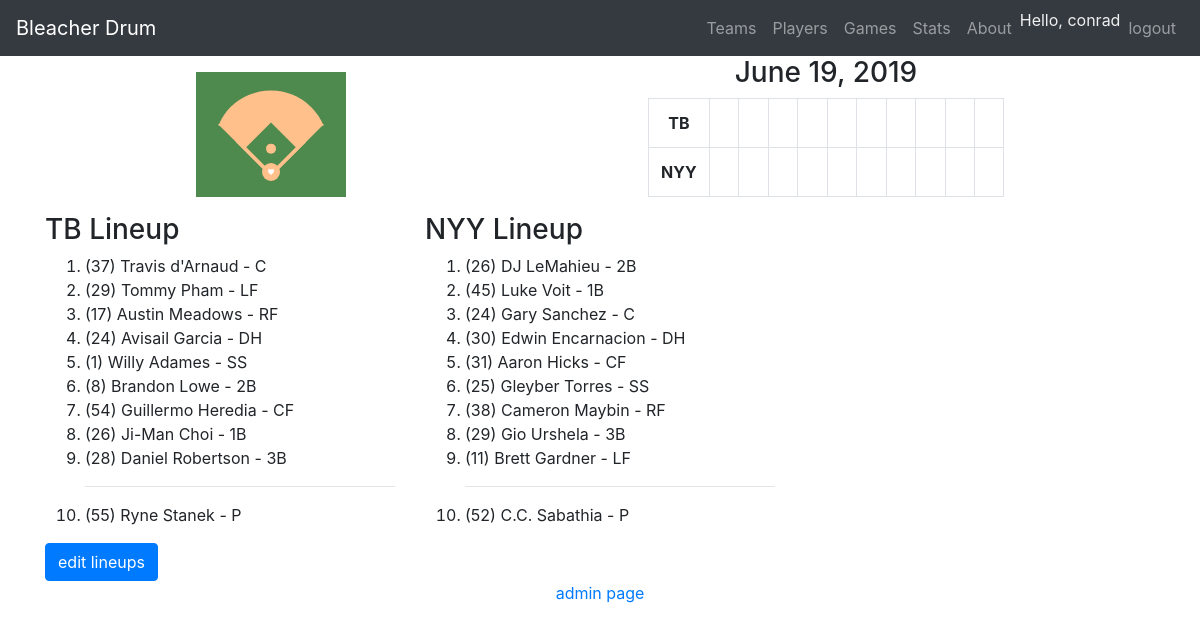
The page /77/view_lineup/ (signed in) on the database as committed earlier.
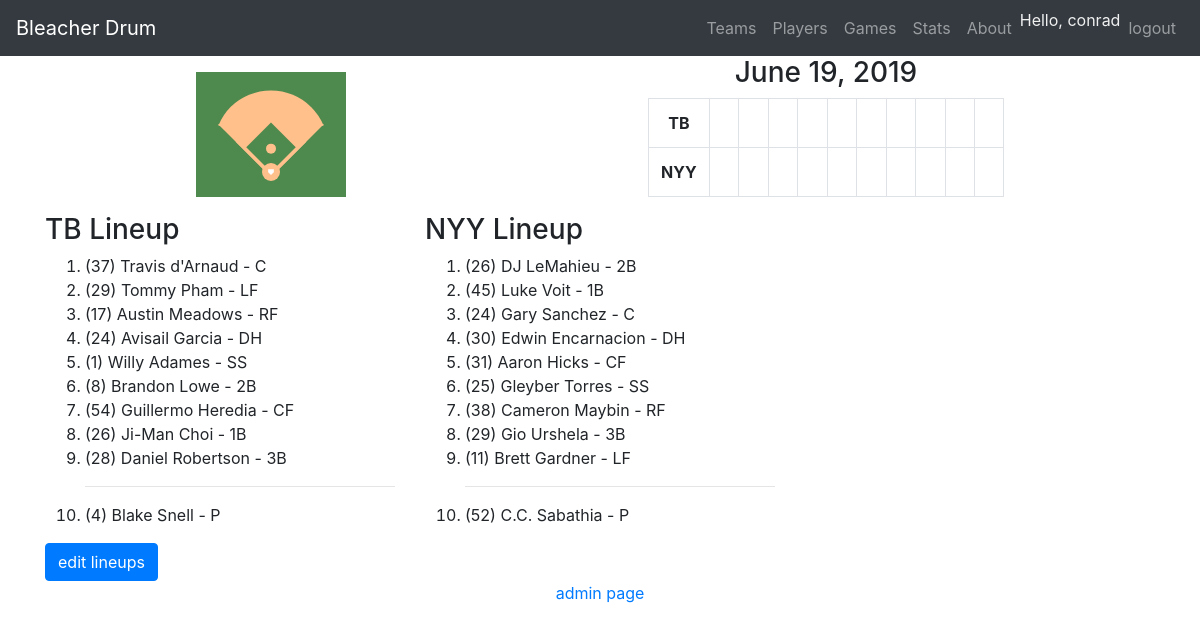
The same page on the database as committed later.
### lineup_app/models.py (models this page shows, shortened)
class Game(models.Model):
    team_home = models.ForeignKey(Team, on_delete=models.CASCADE, related_name='team_home')
    team_away = models.ForeignKey(Team, on_delete=models.CASCADE, related_name='team_away')
    runs_home = models.IntegerField()
    runs_away = models.IntegerField()
    date = models.DateField(default=django.utils.timezone.now)
    owner = models.ForeignKey(User, on_delete=models.CASCADE)

class Team(models.Model):
    location = models.CharField(max_length=50)
    name = models.CharField(max_length=50)
    abbr = models.CharField(max_length=3)
    owner = models.ForeignKey(User, on_delete=models.CASCADE)
    def __str__(self):
        return self.abbr

class LineupSlot(models.Model):
    game = models.ForeignKey(Game, on_delete=models.CASCADE)
    player = models.ForeignKey(Player, on_delete=models.CASCADE)
    num = models.PositiveSmallIntegerField()
    pos = models.CharField(max_length=2, choices=POSITIONS)
    starter = models.PositiveSmallIntegerField(default=0)

class Player(models.Model):
    name = models.CharField(max_length=100)
    num = models.PositiveSmallIntegerField()
    team = models.ForeignKey(Team, on_delete=models.CASCADE)
    owner = models.ForeignKey(User, on_delete=models.CASCADE)
    def __str__(self):
        return  self.name

### lineup_app/views.py (the view)
# urls.py: path('<int:game_id>/view_lineup/', views.view_lineup),
@login_required
def view_lineup(request, game_id):
    game = Game.objects.get(pk=game_id)
    at = game.team_away
    ht = game.team_home
    awayslots = LineupSlot.objects.filter(game=game).filter(player__team=at).filter(starter=0).order_by('num')
    homeslots = LineupSlot.objects.filter(game=game).filter(player__team=ht).filter(starter=0).order_by('num')
    context = {'awayslots': awayslots, 'homeslots': homeslots, 'game': game}
    return render(request, 'lineup_app/view_lineup.html', context)

### lineup_app/templates/lineup_app/view_lineup.html (shortened to what this page needs)
{% extends 'lineup_app/header.html' %}
{% load static %}
{% block content %}
<div class='row'>
    <div class='col-sm-4'>
        <h3>{{ game.team_away }} Lineup</h3>
        <ol>
            {% for slot in awayslots %}
            <li>({{ slot.player.num }}) {{ slot.player }} - {{ slot.pos}} </li>
            {% if slot.num == 9 %}
            <hr>
            {% endif %}
            {% endfor %}
        </ol>
    </div>
    <div class='col-sm-4'>
        <h3>{{ game.team_home }} Lineup</h3>
        <ol>
            {% for slot in homeslots %}
            <li>({{ slot.player.num }}) {{ slot.player }} - {{ slot.pos}} </li>
            {% if slot.num == 9 %}
            <hr>
            {% endif %}
            {% endfor %}
        </ol>
    </div>
</div>
<a class='btn btn-primary' href='/{{ game.id }}/set_lineup/away/'>edit lineups</a>
{% endblock %}

### lineup_app/templates/lineup_app/header.html (shortened to what this page needs)
<!DOCTYPE html>
{% load static %}
<html lang='en'>
	<head>
		<link rel='stylesheet' type='text/css' href="{% static 'lineup_app/bootstrap.css' %}">
		<link rel='stylesheet' type='text/css' href="{% static 'lineup_app/bootstrap-grid.css' %}">
		<link rel='stylesheet' type='text/css' href="{% static 'lineup_app/bootstrap-reboot.css' %}">
	</head>
	<body>
		<nav class='navbar navbar-expand-sm navbar-dark bg-dark'>
			<a class='navbar-brand' href='/'>Bleacher Drum</a>
			<div class='collapse navbar-collapse' id='navbarNav'>
				<ul class='navbar-nav ml-auto'>
					<li class='nav-item'><a class='nav-link' href='/teams/'>Teams</a></li>
					<li class='nav-item'><a class='nav-link' href='/players/'>Players</a></li>
					<li class='nav-item'><a class='nav-link' href='/games/'>Games</a></li>
					<li class='nav-item'><a class='nav-link' href='#'>Stats</a></li>
					<li class='nav-item'><a class='nav-link' href='#'>About</a></li>
					{% if user.is_authenticated %}
					<li class='nav-item greeting'>Hello, {{ user.username }}</li>
					<li class='nav-item'><a class='nav-link' href='/accounts/logout/'>logout</a></li>
					{% else %}
					<li class='nav-item'><a class='nav-link' href='/register/'>create account</a></li>
					<li class='nav-item'><a class='nav-link' href='/accounts/login/'>login</a></li>
					{% endif %}
				</ul>
			</div>
		</nav>
		<div class='container'>
			<div class='top-row'>
				<canvas id='position-chart' class='' width='150px' height='125px'></canvas>
				<div class='' id='scoreboard-div'>
					<h3 id='gameday'>{{ game.date }}</h3>
					<table class='table table-bordered'>
						<tbody>
							<tr>
								<th id='away-team-sb'>{{ game.team_away }}</th>
								<td>&nbsp;</td>
								<td>&nbsp;</td>
								<td>&nbsp;</td>
								<td>&nbsp;</td>
								<td>&nbsp;</td>
								<td>&nbsp;</td>
								<td>&nbsp;</td>
								<td>&nbsp;</td>
								<td>&nbsp;</td>
								<th>&nbsp;</th>
							</tr>
							<tr>
								<th id='home-team-sb'>{{ game.team_home }}</th>
								<td>&nbsp;</td>
								<td>&nbsp;</td>
								<td>&nbsp;</td>
								<td>&nbsp;</td>
								<td>&nbsp;</td>
								<td>&nbsp;</td>
								<td>&nbsp;</td>
								<td>&nbsp;</td>
								<td>&nbsp;</td>
								<th>&nbsp;</th>
							</tr>
						</tbody>
					</table>
				</div>
			</div>
		</div>
		<div class='container'>
		{% block content %}{% endblock %}
		</div>
		<div class='footer'>
			<a href='http://127.0.0.1:8000/admin/'>admin page</a>
		</div>
	</body>
</html>

Rows that differ between the two databases and show on the page:
removed LineupSlot: player.num "55", player "Ryne Stanek", pos "P", shown under "TB Lineup"
added LineupSlot: player.num "4", player "Blake Snell", pos "P", shown under "TB Lineup"
